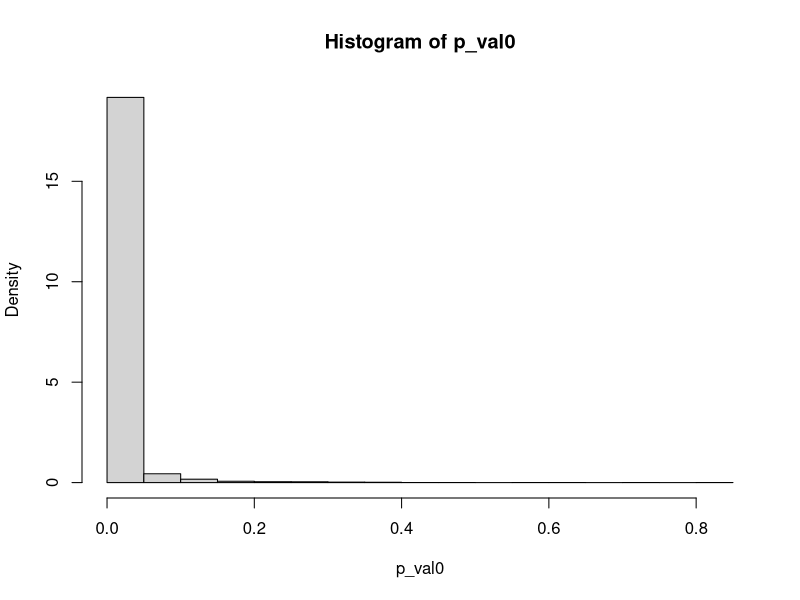

Here is the R script that generated this plot: (Note: a time limit stopped this script after it produced the figure.)
## ---- chunk 1
knitr::opts_chunk$set(echo = TRUE)
library(tidyverse)
library(lme4)
## ---- chunk 2
Test_one_G <- function(data,case,G){
  mydata <- data.frame(y = data[[case]], G = data[[G]])
  n_0 <- sum(mydata$G == 0)
  n_1 <- sum(mydata$G == 1)
  n_2 <- sum(mydata$G == 2)
  p_0 <- sum(mydata$y[mydata$G == 0] == 1)/n_0
  p_1 <- sum(mydata$y[mydata$G == 1] == 1)/n_1
  p_2 <- sum(mydata$y[mydata$G == 2] == 1)/n_2
  v_0 <- (p_0*(1 - p_0)/n_0) * (1/dnorm(qnorm(p_0))^2)
  v_1 <- (p_1*(1 - p_1)/n_1) * (1/dnorm(qnorm(p_1))^2)
  v_2 <- (p_2*(1 - p_2)/n_2) * (1/dnorm(qnorm(p_2))^2)
  Teststats <- ((qnorm(p_2) - 2*qnorm(p_1) + qnorm(p_0))^2)/(v_0 + 4*v_1 + v_2)
  1 - pchisq(Teststats,df = 1)
}
Simulator_One_G <- function(beta0 = -1.2, betaG = 0.8, betaE = 0.6, betaGE = 0.6, muE = 0, sdE = 1, p1 = 0.2, size = 3000, num_trails = 1000){
  p_val <- numeric()
  q1 <- 1 - p1
  for (i in 1:num_trails) {
    n = size
    G = apply(X = rmultinom(n,1,prob = c(p1^2,2*p1*q1,q1^2)) > 0, FUN = "which",MARGIN = 2) - 1
    E <- rnorm(n, mean = muE, sd = sdE)
    latent_y <- beta0 + betaG*G + betaE*E + betaGE * G*E + rnorm(n = n)
    y <- ifelse(latent_y > 0,1,0)
    data <- data.frame(y = y, G = G)
    p_val[i] <- Test_one_G(data,case = 'y', G = 'G')
  }
  p_val
}
## ---- chunk 3
#### With strong interaction:
set.seed(123)
p_val0 <- Simulator_One_G(beta0 = -1.2, betaG = 0.8, betaE = 0.6, betaGE = 1.5, muE = 0, sdE = 1, p1 = 0.2, size = 3000, num_trails = 5000)
hist(p_val0,breaks = 20, freq = F)

#### With medium interaction:
set.seed(123)
p_val1 <- Simulator_One_G(beta0 = -1.2, betaG = 0.8, betaE = 0.6, betaGE = 0.8, muE = 0, sdE = 1, p1 = 0.2, size = 3000, num_trails = 5000)
hist(p_val1,breaks = 20, freq = F)


#### With small interaction:
set.seed(123)
p_val2 <- Simulator_One_G(beta0 = -1.2, betaG = 0.8, betaE = 0.6, betaGE = 0.3, muE = 0, sdE = 1, p1 = 0.2, size = 3000, num_trails = 5000)
hist(p_val2,breaks = 20, freq = F)


#### With negligible interaction:
set.seed(123)
p_val3 <- Simulator_One_G(beta0 = -1.2, betaG = 0.8, betaE = 0.6, betaGE = 0.03, muE = 0, sdE = 1, p1 = 0.2, size = 3000, num_trails = 5000)
hist(p_val3,breaks = 20, freq = F)
## ---- chunk 4
set.seed(123)
n = 3000
p1 <- 0.2
q1 <- 1 - p1
beta0 <- -1.2
betaG <- 0.8
betaE <- 0.6
betaGE <- 0.6


### Without interaction:
G = apply(X = rmultinom(n,1,prob = c(p1^2,2*p1*q1,q1^2)) > 0, FUN = "which",MARGIN = 2) - 1
E <- rnorm(n, mean = 0, sd = 1)
latent_y <- beta0 + betaG*G + betaE*E  + rnorm(n = n)
y <- ifelse(latent_y > 0,1,0)
data <- data.frame(y = y, G = G)
data$OLRE <- 1:nrow(data)

model11 <- glmer(y~ G + (-1+G|OLRE), family = binomial(link = "probit"), data = data, nAGQ = 25L)
model12 <- glm(y~ G,family = binomial(link = "probit"), data = data)
as.numeric((1 - pchisq(2*(logLik(model11) - logLik(model12)), df = 1))/2)





### With interaction:
set.seed(123)
latent_y <- beta0 + betaG*G + betaE*E + betaGE*G*E + rnorm(n = n)
y <- ifelse(latent_y > 0,1,0)
data <- data.frame(y = y, G = G)
data$OLRE <- 1:nrow(data)
model21 <- glmer(y~ G + (-1+G|OLRE) ,family = binomial(link = "probit"), data = data, nAGQ = 25L)
model22 <- glm(y~ G, family = binomial(link = "probit"), data = data)
as.numeric((1 - pchisq(2*(logLik(model21) - logLik(model22)), df = 1))/2)
